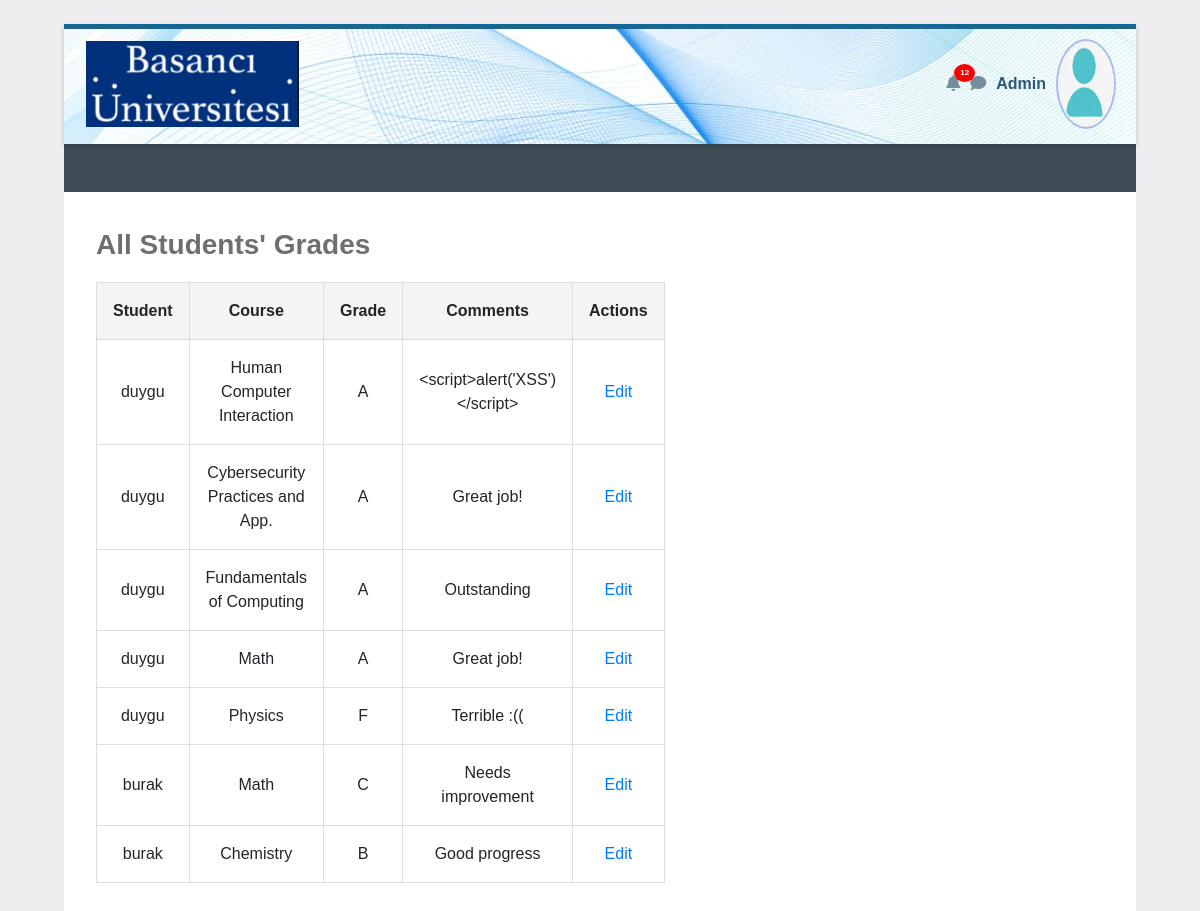
/admin, run on an earlier commit of the app's database.
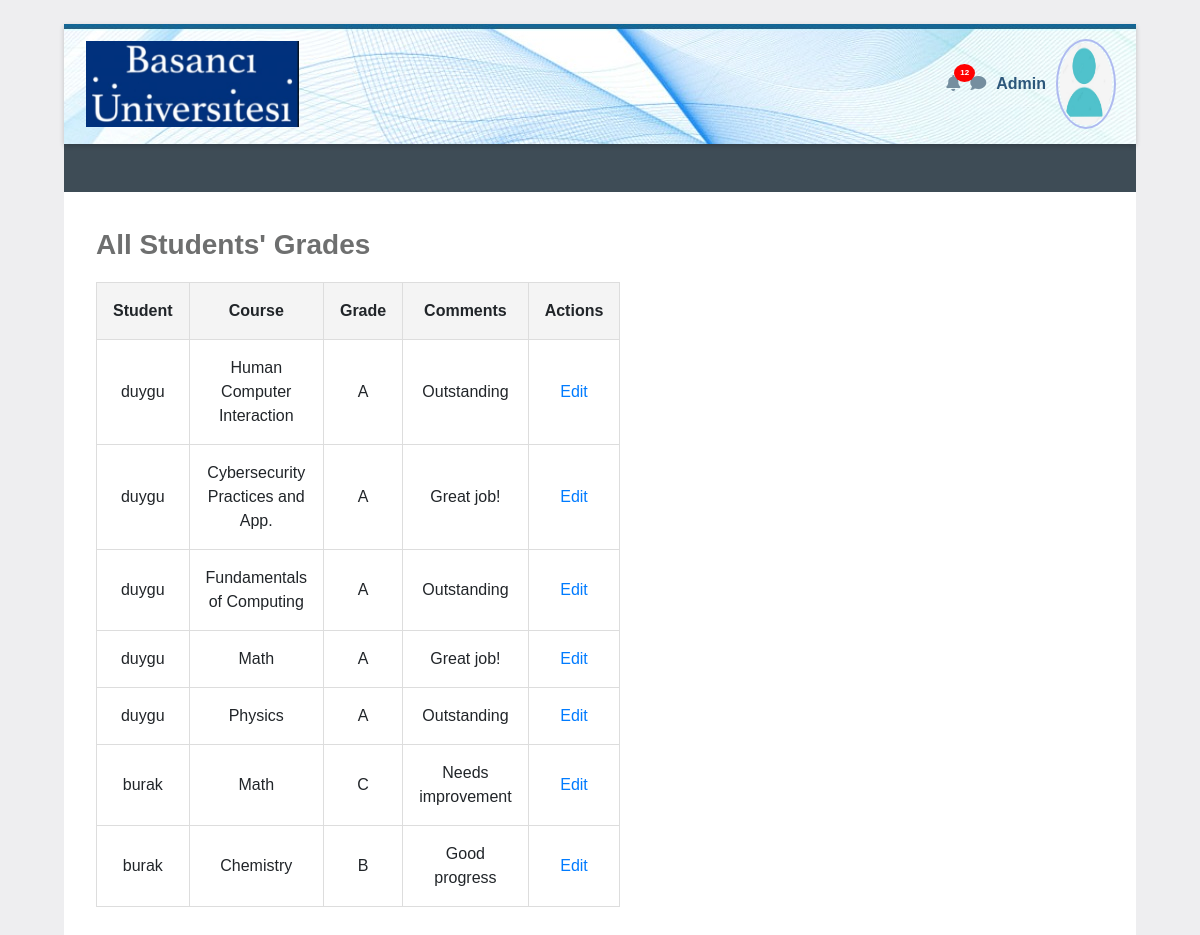
And on a later commit of the database.
### tables this page shows
CREATE TABLE grades (
        id INTEGER PRIMARY KEY,
        student_id INTEGER,
        course TEXT,
        grade TEXT,
        comments TEXT,
        FOREIGN KEY(student_id) REFERENCES users(id)
    );

CREATE TABLE users (
        id INTEGER PRIMARY KEY,
        username TEXT UNIQUE,
        password TEXT,
        role TEXT
    );

### app/routes.py (the view)
@main.route('/admin')
def admin_dashboard():
    conn = sqlite3.connect('vulnerable.db')
    c = conn.cursor()
    c.execute('''SELECT u.username, g.course, g.grade, g.comments, g.id
                 FROM grades g JOIN users u ON g.student_id = u.id''')
    grades = c.fetchall()
    conn.close()
    return render_template('admin_dashboard.html', grades=grades)

### app/templates/admin_dashboard.html (shortened to what this page needs)
<!DOCTYPE html>
<html lang="en">
<head>
    <link rel="stylesheet" href="https://stackpath.bootstrapcdn.com/bootstrap/4.5.2/css/bootstrap.min.css">
    <link rel="stylesheet" href="https://cdnjs.cloudflare.com/ajax/libs/font-awesome/5.15.4/css/all.min.css">
</head>
<body>
    <div class="initialBox">
        <div class="navbar">
            <div>
                <img src="{{ url_for('static', filename='logo.png') }}" alt="Logo">
            </div>
            <div class="user-profile">
                <div class="notification">
                    <i class="fas fa-bell icn"></i>
                    <span class="notification-badge">12</span>
                </div>
                <div >
                    <i class="fas fa-comment icn"></i>
                </div>
                <div class="user-profile" onclick="toggleDropdown()">
                <span class="user-name">Admin</span>
                <img src="{{ url_for('static', filename='user.png') }}" alt="Profile" class="profile-img">
                </div>
            </div>
        </div>
        <div class="middle-bar">
        </div>
        <div class="wrapper">
        <div class="header"> All Students' Grades</div>
            <table >
                <tr>
                    <th>Student</th>
                    <th>Course</th>
                    <th>Grade</th>
                    <th>Comments</th>
                    <th>Actions</th>
                </tr>
                {% for username, course, grade, comments, grade_id in grades %}
                <tr>
                    <td>{{ username }}</td>
                    <td>{{ course }}</td>
                    <td>{{ grade }}</td>
                    <td>{{ comments }}</td>
                    <td>
                        <a href="{{ url_for('main.edit_grade', grade_id=grade_id) }}">Edit</a>
                    </td>
                </tr>
                {% endfor %}
            </table>
    </div>
    </body>
    </html>

What changed in the data, as far as the page shows it:
changed grades "Human Computer Interaction": comments "<script>alert('XSS')</script>" → "Outstanding"
changed grades "Physics": grade "F" → "A"; comments "Terrible :((" → "Outstanding"
